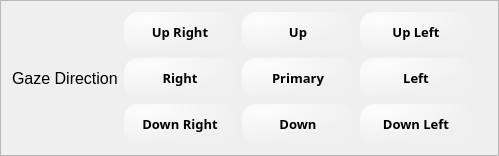
               <widget class="QFrame" name="sub_frame_direction_h">
                <property name="maximumSize">
                 <size>
                  <width>16777215</width>
                  <height>200</height>
                 </size>
                </property>
                <property name="frameShape">
                 <enum>QFrame::StyledPanel</enum>
                </property>
                <property name="frameShadow">
                 <enum>QFrame::Raised</enum>
                </property>
                <layout class="QGridLayout" name="gridLayout_3">
                 <item row="0" column="0" rowspan="2">
                  <widget class="QLabel" name="label_gazedir_h_filler">
                   <property name="font">
                    <font>
                     <family>Segoe UI</family>
                     <pointsize>12</pointsize>
                     <weight>50</weight>
                     <bold>false</bold>
                    </font>
                   </property>
                   <property name="text">
                    <string/>
                   </property>
                   <property name="margin">
                    <number>0</number>
                   </property>
                  </widget>
                 </item>
                 <item row="0" column="1" rowspan="2">
                  <widget class="QPushButton" name="button_gazedir_h_1">
                   <property name="minimumSize">
                    <size>
                     <width>112</width>
                     <height>40</height>
                    </size>
                   </property>
                   <property name="maximumSize">
                    <size>
                     <width>112</width>
                     <height>40</height>
                    </size>
                   </property>
                   <property name="font">
                    <font>
                     <family>Segoe UI Semibold</family>
                     <pointsize>10</pointsize>
                     <weight>75</weight>
                     <bold>true</bold>
                    </font>
                   </property>
                   <property name="styleSheet">
                    <string notr="true">QPushButton {
	color: black;
	border-radius: 14px;
	background:qradialgradient(cx:0,cy:0,radius:1,fx:0.2,fy:0.2,stop:0 rgba(252,252,252,255), stop:1 rgba(240,240,240,255));
	border: 0px solid rgba(170,170,170, 100);
}
</string>
                   </property>
                   <property name="text">
                    <string>Up Right</string>
                   </property>
                  </widget>
                 </item>
                 <item row="0" column="2" rowspan="2">
                  <widget class="QPushButton" name="button_gazedir_h_2">
                   <property name="minimumSize">
                    <size>
                     <width>112</width>
                     <height>40</height>
                    </size>
                   </property>
                   <property name="maximumSize">
                    <size>
                     <width>112</width>
                     <height>40</height>
                    </size>
                   </property>
                   <property name="font">
                    <font>
                     <family>Segoe UI Semibold</family>
                     <pointsize>10</pointsize>
                     <weight>75</weight>
                     <bold>true</bold>
                    </font>
                   </property>
                   <property name="styleSheet">
                    <string notr="true">QPushButton {
	color: black;
	border-radius: 14px;
	background:qradialgradient(cx:0,cy:0,radius:1,fx:0.2,fy:0.2,stop:0 rgba(252,252,252,255), stop:1 rgba(240,240,240,255));
	border: 0px solid rgba(170,170,170, 100);
}
</string>
                   </property>
                   <property name="text">
                    <string>Up</string>
                   </property>
                  </widget>
                 </item>
                 <item row="0" column="3" rowspan="2">
                  <widget class="QPushButton" name="button_gazedir_h_3">
                   <property name="minimumSize">
                    <size>
                     <width>112</width>
                     <height>40</height>
                    </size>
                   </property>
                   <property name="maximumSize">
                    <size>
                     <width>112</width>
                     <height>40</height>
                    </size>
                   </property>
                   <property name="font">
                    <font>
                     <family>Segoe UI Semibold</family>
                     <pointsize>10</pointsize>
                     <weight>75</weight>
                     <bold>true</bold>
                    </font>
                   </property>
                   <property name="styleSheet">
                    <string notr="true">QPushButton {
	color: black;
	border-radius: 14px;
	background:qradialgradient(cx:0,cy:0,radius:1,fx:0.2,fy:0.2,stop:0 rgba(252,252,252,255), stop:1 rgba(240,240,240,255));
	border: 0px solid rgba(170,170,170, 100);
}
</string>
                   </property>
                   <property name="text">
                    <string>Up Left</string>
                   </property>
                  </widget>
                 </item>
                 <item row="0" column="4">
                  <widget class="QLabel" name="label_gazedir_h_filler_3">
                   <property name="font">
                    <font>
                     <family>Segoe UI</family>
                     <pointsize>12</pointsize>
                     <weight>50</weight>
                     <bold>false</bold>
                    </font>
                   </property>
                   <property name="text">
                    <string/>
                   </property>
                   <property name="margin">
                    <number>0</number>
                   </property>
                  </widget>
                 </item>
                 <item row="1" column="4" rowspan="2">
                  <widget class="QLabel" name="label_gazedir_h_filler_4">
                   <property name="font">
                    <font>
                     <family>Segoe UI</family>
                     <pointsize>12</pointsize>
                     <weight>50</weight>
                     <bold>false</bold>
                    </font>
                   </property>
                   <property name="text">
                    <string/>
                   </property>
                   <property name="margin">
                    <number>0</number>
                   </property>
                  </widget>
                 </item>
                 <item row="2" column="0" rowspan="2">
                  <widget class="QLabel" name="label_gazedir_h">
                   <property name="font">
                    <font>
                     <family>Segoe UI</family>
                     <pointsize>12</pointsize>
                     <weight>50</weight>
                     <bold>false</bold>
                    </font>
                   </property>
                   <property name="text">
                    <string>Gaze Direction</string>
                   </property>
                   <property name="margin">
                    <number>0</number>
                   </property>
                  </widget>
                 </item>
                 <item row="2" column="1" rowspan="2">
                  <widget class="QPushButton" name="button_gazedir_h_4">
                   <property name="minimumSize">
                    <size>
                     <width>112</width>
                     <height>40</height>
                    </size>
                   </property>
                   <property name="maximumSize">
                    <size>
                     <width>112</width>
                     <height>40</height>
                    </size>
                   </property>
                   <property name="font">
                    <font>
                     <family>Segoe UI Semibold</family>
                     <pointsize>10</pointsize>
                     <weight>75</weight>
                     <bold>true</bold>
                    </font>
                   </property>
                   <property name="styleSheet">
                    <string notr="true">QPushButton {
	color: black;
	border-radius: 14px;
	background:qradialgradient(cx:0,cy:0,radius:1,fx:0.2,fy:0.2,stop:0 rgba(252,252,252,255), stop:1 rgba(240,240,240,255));
	border: 0px solid rgba(170,170,170, 100);
}
</string>
                   </property>
                   <property name="text">
                    <string>Right</string>
                   </property>
                  </widget>
                 </item>
                 <item row="2" column="2" rowspan="2">
                  <widget class="QPushButton" name="button_gazedir_h_5">
                   <property name="minimumSize">
                    <size>
                     <width>112</width>
                     <height>40</height>
                    </size>
                   </property>
                   <property name="maximumSize">
                    <size>
                     <width>112</width>
                     <height>40</height>
                    </size>
                   </property>
                   <property name="font">
                    <font>
                     <family>Segoe UI Semibold</family>
                     <pointsize>10</pointsize>
                     <weight>75</weight>
                     <bold>true</bold>
                    </font>
                   </property>
                   <property name="styleSheet">
                    <string notr="true">QPushButton {
	color: black;
	border-radius: 14px;
	background:qradialgradient(cx:0,cy:0,radius:1,fx:0.2,fy:0.2,stop:0 rgba(252,252,252,255), stop:1 rgba(240,240,240,255));
	border: 0px solid rgba(170,170,170, 100);
}
</string>
                   </property>
                   <property name="text">
                    <string>Primary</string>
                   </property>
                  </widget>
                 </item>
                 <item row="2" column="3" rowspan="2">
                  <widget class="QPushButton" name="button_gazedir_h_6">
                   <property name="minimumSize">
                    <size>
                     <width>112</width>
                     <height>40</height>
                    </size>
                   </property>
                   <property name="maximumSize">
                    <size>
                     <width>112</width>
                     <height>40</height>
                    </size>
                   </property>
                   <property name="font">
                    <font>
                     <family>Segoe UI Semibold</family>
                     <pointsize>10</pointsize>
                     <weight>75</weight>
                     <bold>true</bold>
                    </font>
                   </property>
                   <property name="styleSheet">
                    <string notr="true">QPushButton {
	color: black;
	border-radius: 14px;
	background:qradialgradient(cx:0,cy:0,radius:1,fx:0.2,fy:0.2,stop:0 rgba(252,252,252,255), stop:1 rgba(240,240,240,255));
	border: 0px solid rgba(170,170,170, 100);
}
</string>
                   </property>
                   <property name="text">
                    <string>Left</string>
                   </property>
                  </widget>
                 </item>
                 <item row="3" column="4" rowspan="2">
                  <widget class="QLabel" name="label_gazedir_h_filler_5">
                   <property name="font">
                    <font>
                     <family>Segoe UI</family>
                     <pointsize>12</pointsize>
                     <weight>50</weight>
                     <bold>false</bold>
                    </font>
                   </property>
                   <property name="text">
                    <string/>
                   </property>
                   <property name="margin">
                    <number>0</number>
                   </property>
                  </widget>
                 </item>
                 <item row="4" column="0">
                  <widget class="QLabel" name="label_gazedir_h_filler_2">
                   <property name="font">
                    <font>
                     <family>Segoe UI</family>
                     <pointsize>12</pointsize>
                     <weight>50</weight>
                     <bold>false</bold>
                    </font>
                   </property>
                   <property name="text">
                    <string/>
                   </property>
                   <property name="margin">
                    <number>0</number>
                   </property>
                  </widget>
                 </item>
                 <item row="4" column="1">
                  <widget class="QPushButton" name="button_gazedir_h_7">
                   <property name="minimumSize">
                    <size>
                     <width>112</width>
                     <height>40</height>
                    </size>
                   </property>
                   <property name="maximumSize">
                    <size>
                     <width>112</width>
                     <height>40</height>
                    </size>
                   </property>
                   <property name="font">
                    <font>
                     <family>Segoe UI Semibold</family>
                     <pointsize>10</pointsize>
                     <weight>75</weight>
                     <bold>true</bold>
                    </font>
                   </property>
                   <property name="styleSheet">
                    <string notr="true">QPushButton {
	color: black;
	border-radius: 14px;
	background:qradialgradient(cx:0,cy:0,radius:1,fx:0.2,fy:0.2,stop:0 rgba(252,252,252,255), stop:1 rgba(240,240,240,255));
	border: 0px solid rgba(170,170,170, 100);
}
</string>
                   </property>
                   <property name="text">
                    <string>Down Right</string>
                   </property>
                  </widget>
                 </item>
                 <item row="4" column="2">
                  <widget class="QPushButton" name="button_gazedir_h_8">
                   <property name="minimumSize">
                    <size>
                     <width>112</width>
                     <height>40</height>
                    </size>
                   </property>
                   <property name="maximumSize">
                    <size>
                     <width>112</width>
                     <height>40</height>
                    </size>
                   </property>
                   <property name="font">
                    <font>
                     <family>Segoe UI Semibold</family>
                     <pointsize>10</pointsize>
                     <weight>75</weight>
                     <bold>true</bold>
                    </font>
                   </property>
                   <property name="styleSheet">
                    <string notr="true">QPushButton {
	color: black;
	border-radius: 14px;
	background:qradialgradient(cx:0,cy:0,radius:1,fx:0.2,fy:0.2,stop:0 rgba(252,252,252,255), stop:1 rgba(240,240,240,255));
	border: 0px solid rgba(170,170,170, 100);
}
</string>
                   </property>
                   <property name="text">
                    <string>Down</string>
                   </property>
                  </widget>
                 </item>
                 <item row="4" column="3">
                  <widget class="QPushButton" name="button_gazedir_h_9">
                   <property name="minimumSize">
                    <size>
                     <width>112</width>
                     <height>40</height>
                    </size>
                   </property>
                   <property name="maximumSize">
                    <size>
                     <width>112</width>
                     <height>40</height>
                    </size>
                   </property>
                   <property name="font">
                    <font>
                     <family>Segoe UI Semibold</family>
                     <pointsize>10</pointsize>
                     <weight>75</weight>
                     <bold>true</bold>
                    </font>
                   </property>
                   <property name="styleSheet">
                    <string notr="true">QPushButton {
	color: black;
	border-radius: 14px;
	background:qradialgradient(cx:0,cy:0,radius:1,fx:0.2,fy:0.2,stop:0 rgba(252,252,252,255), stop:1 rgba(240,240,240,255));
	border: 0px solid rgba(170,170,170, 100);
}
</string>
                   </property>
                   <property name="text">
                    <string>Down Left</string>
                   </property>
                  </widget>
                 </item>
                </layout>
               </widget>
